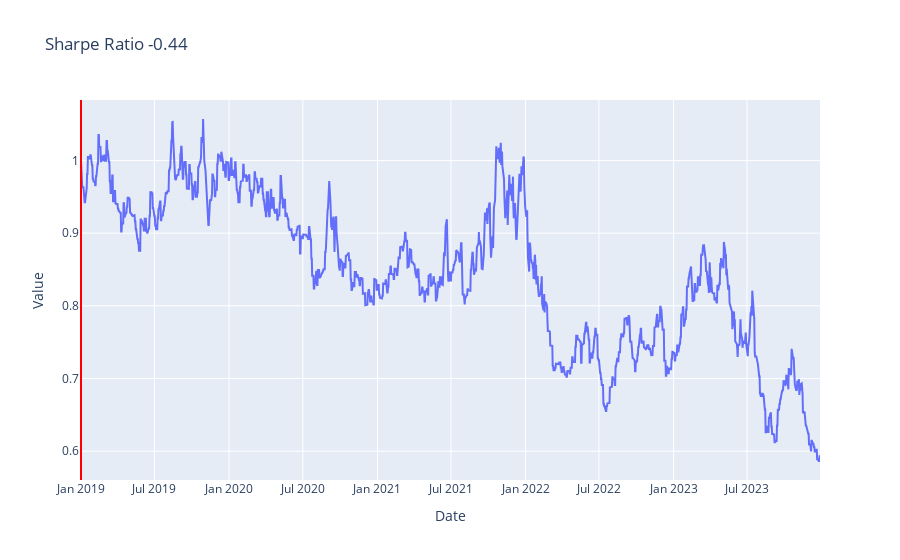

The code cell stored with this chart in its notebook:
### Code cell
trading_policy  = greedy_policy_from_qvf(final_qvf, lambda x : [-1,0,1])
bt = btest.Backtester(trader,trading_policy)
bt.summary()

### Figure 1 — Plotly figure (JSON) as saved in the notebook; plotly's stock layout.template omitted (floating-point values rounded to 4 significant figures; data arrays with more than 128 entries replaced by an {"elided": "..."} marker saying what was removed)
{"data": [{"mode": "lines", "name": "Cumulative Returns", "type": "scatter", "x": {"elided": "1304 str values"}, "y": {"elided": "1304 float values"}}], "layout": {"shapes": [{"line": {"color": "Red", "width": 2}, "name": "End of Lookback", "type": "line", "x0": "2019-01-01T00:00:00", "x1": "2019-01-01T00:00:00", "xref": "x", "y0": 0, "y1": 1, "yref": "y domain"}, {"fillcolor": "lightgrey", "line": {"width": 0}, "opacity": 0.5, "type": "rect", "x0": "2019-01-01T00:00:00", "x1": "2019-01-01T00:00:00", "y0": 0.5865, "y1": 1.057}], "title": {"text": "Sharpe Ratio -0.44"}, "xaxis": {"title": {"text": "Date"}}, "yaxis": {"title": {"text": "Value"}}}}
